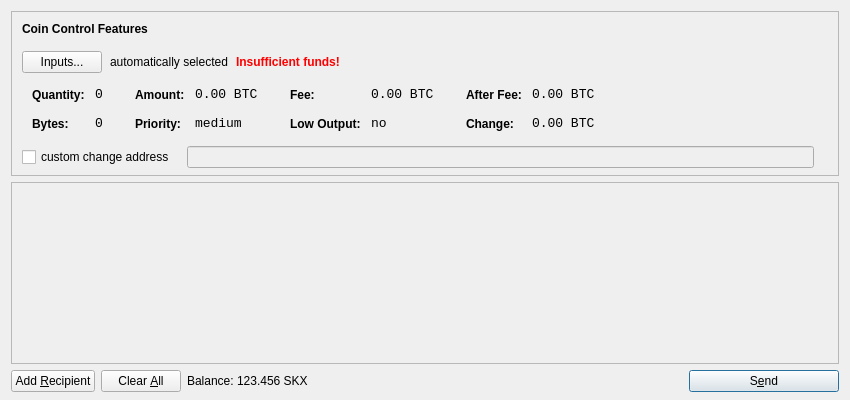
<?xml version="1.0" encoding="UTF-8"?>
<ui version="4.0">
 <class>SendCoinsDialog</class>
 <widget class="QDialog" name="SendCoinsDialog">
  <property name="geometry">
   <rect>
    <x>0</x>
    <y>0</y>
    <width>850</width>
    <height>400</height>
   </rect>
  </property>
  <property name="windowTitle">
   <string>Send Coins</string>
  </property>
  <layout class="QVBoxLayout" name="verticalLayout" stretch="0,1,0">
   <property name="bottomMargin">
    <number>8</number>
   </property>
   <item>
    <widget class="QFrame" name="frameCoinControl">
     <property name="sizePolicy">
      <sizepolicy hsizetype="Expanding" vsizetype="Expanding">
       <horstretch>0</horstretch>
       <verstretch>0</verstretch>
      </sizepolicy>
     </property>
     <property name="maximumSize">
      <size>
       <width>16777215</width>
       <height>16777215</height>
      </size>
     </property>
     <property name="frameShape">
      <enum>QFrame::StyledPanel</enum>
     </property>
     <property name="frameShadow">
      <enum>QFrame::Sunken</enum>
     </property>
     <layout class="QVBoxLayout" name="verticalLayoutCoinControl2">
      <property name="spacing">
       <number>-1</number>
      </property>
      <property name="leftMargin">
       <number>0</number>
      </property>
      <property name="topMargin">
       <number>0</number>
      </property>
      <property name="rightMargin">
       <number>0</number>
      </property>
      <property name="bottomMargin">
       <number>6</number>
      </property>
      <item>
       <layout class="QVBoxLayout" name="verticalLayoutCoinControl" stretch="0,0,0,0,1">
        <property name="spacing">
         <number>0</number>
        </property>
        <property name="leftMargin">
         <number>10</number>
        </property>
        <property name="topMargin">
         <number>10</number>
        </property>
        <item>
         <layout class="QHBoxLayout" name="horizontalLayoutCoinControl1">
          <property name="bottomMargin">
           <number>15</number>
          </property>
          <item>
           <widget class="QLabel" name="labelCoinControlFeatures">
            <property name="sizePolicy">
             <sizepolicy hsizetype="Preferred" vsizetype="Maximum">
              <horstretch>0</horstretch>
              <verstretch>0</verstretch>
             </sizepolicy>
            </property>
            <property name="font">
             <font>
              <weight>75</weight>
              <bold>true</bold>
             </font>
            </property>
            <property name="styleSheet">
             <string notr="true">font-weight:bold;</string>
            </property>
            <property name="text">
             <string>Coin Control Features</string>
            </property>
           </widget>
          </item>
         </layout>
        </item>
        <item>
         <layout class="QHBoxLayout" name="horizontalLayoutCoinControl2" stretch="0,0,0,0">
          <property name="spacing">
           <number>8</number>
          </property>
          <property name="bottomMargin">
           <number>10</number>
          </property>
          <item>
           <widget class="QPushButton" name="pushButtonCoinControl">
            <property name="styleSheet">
             <string notr="true"/>
            </property>
            <property name="text">
             <string>Inputs...</string>
            </property>
           </widget>
          </item>
          <item>
           <widget class="QLabel" name="labelCoinControlAutomaticallySelected">
            <property name="text">
             <string>automatically selected</string>
            </property>
            <property name="margin">
             <number>5</number>
            </property>
           </widget>
          </item>
          <item>
           <widget class="QLabel" name="labelCoinControlInsuffFunds">
            <property name="font">
             <font>
              <weight>75</weight>
              <bold>true</bold>
             </font>
            </property>
            <property name="styleSheet">
             <string notr="true">color:red;font-weight:bold;</string>
            </property>
            <property name="text">
             <string>Insufficient funds!</string>
            </property>
            <property name="margin">
             <number>5</number>
            </property>
           </widget>
          </item>
          <item>
           <spacer name="horizontalSpacerCoinControl">
            <property name="orientation">
             <enum>Qt::Horizontal</enum>
            </property>
            <property name="sizeHint" stdset="0">
             <size>
              <width>40</width>
              <height>1</height>
             </size>
            </property>
           </spacer>
          </item>
         </layout>
        </item>
        <item>
         <widget class="QWidget" name="widgetCoinControl" native="true">
          <property name="sizePolicy">
           <sizepolicy hsizetype="Preferred" vsizetype="Preferred">
            <horstretch>0</horstretch>
            <verstretch>0</verstretch>
           </sizepolicy>
          </property>
          <property name="minimumSize">
           <size>
            <width>0</width>
            <height>0</height>
           </size>
          </property>
          <property name="styleSheet">
           <string notr="true"/>
          </property>
          <layout class="QHBoxLayout" name="horizontalLayoutCoinControl5">
           <property name="margin">
            <number>0</number>
           </property>
           <item>
            <layout class="QHBoxLayout" name="horizontalLayoutCoinControl3" stretch="0,0,0,1">
             <property name="spacing">
              <number>20</number>
             </property>
             <property name="topMargin">
              <number>0</number>
             </property>
             <property name="bottomMargin">
              <number>10</number>
             </property>
             <item>
              <layout class="QFormLayout" name="formLayoutCoinControl1">
               <property name="horizontalSpacing">
                <number>10</number>
               </property>
               <property name="verticalSpacing">
                <number>14</number>
               </property>
               <property name="leftMargin">
                <number>10</number>
               </property>
               <property name="topMargin">
                <number>4</number>
               </property>
               <property name="rightMargin">
                <number>6</number>
               </property>
               <item row="0" column="0">
                <widget class="QLabel" name="labelCoinControlQuantityText">
                 <property name="styleSheet">
                  <string notr="true">font-weight:bold;</string>
                 </property>
                 <property name="text">
                  <string>Quantity:</string>
                 </property>
                 <property name="margin">
                  <number>0</number>
                 </property>
                </widget>
               </item>
               <item row="0" column="1">
                <widget class="QLabel" name="labelCoinControlQuantity">
                 <property name="font">
                  <font>
                   <family>Monospace</family>
                   <pointsize>10</pointsize>
                  </font>
                 </property>
                 <property name="cursor">
                  <cursorShape>IBeamCursor</cursorShape>
                 </property>
                 <property name="contextMenuPolicy">
                  <enum>Qt::ActionsContextMenu</enum>
                 </property>
                 <property name="text">
                  <string notr="true">0</string>
                 </property>
                 <property name="margin">
                  <number>0</number>
                 </property>
                 <property name="textInteractionFlags">
                  <set>Qt::LinksAccessibleByMouse|Qt::TextSelectableByKeyboard|Qt::TextSelectableByMouse</set>
                 </property>
                </widget>
               </item>
               <item row="1" column="0">
                <widget class="QLabel" name="labelCoinControlBytesText">
                 <property name="styleSheet">
                  <string notr="true">font-weight:bold;</string>
                 </property>
                 <property name="text">
                  <string>Bytes:</string>
                 </property>
                </widget>
               </item>
               <item row="1" column="1">
                <widget class="QLabel" name="labelCoinControlBytes">
                 <property name="font">
                  <font>
                   <family>Monospace</family>
                   <pointsize>10</pointsize>
                  </font>
                 </property>
                 <property name="cursor">
                  <cursorShape>IBeamCursor</cursorShape>
                 </property>
                 <property name="contextMenuPolicy">
                  <enum>Qt::ActionsContextMenu</enum>
                 </property>
                 <property name="text">
                  <string notr="true">0</string>
                 </property>
                 <property name="textInteractionFlags">
                  <set>Qt::LinksAccessibleByMouse|Qt::TextSelectableByKeyboard|Qt::TextSelectableByMouse</set>
                 </property>
                </widget>
               </item>
              </layout>
             </item>
             <item>
              <layout class="QFormLayout" name="formLayoutCoinControl2">
               <property name="horizontalSpacing">
                <number>10</number>
               </property>
               <property name="verticalSpacing">
                <number>14</number>
               </property>
               <property name="leftMargin">
                <number>6</number>
               </property>
               <property name="topMargin">
                <number>4</number>
               </property>
               <property name="rightMargin">
                <number>6</number>
               </property>
               <item row="0" column="0">
                <widget class="QLabel" name="labelCoinControlAmountText">
                 <property name="styleSheet">
                  <string notr="true">font-weight:bold;</string>
                 </property>
                 <property name="text">
                  <string>Amount:</string>
                 </property>
                 <property name="margin">
                  <number>0</number>
                 </property>
                </widget>
               </item>
               <item row="0" column="1">
                <widget class="QLabel" name="labelCoinControlAmount">
                 <property name="font">
                  <font>
                   <family>Monospace</family>
                   <pointsize>10</pointsize>
                  </font>
                 </property>
                 <property name="cursor">
                  <cursorShape>IBeamCursor</cursorShape>
                 </property>
                 <property name="contextMenuPolicy">
                  <enum>Qt::ActionsContextMenu</enum>
                 </property>
                 <property name="text">
                  <string notr="true">0.00 BTC</string>
                 </property>
                 <property name="textInteractionFlags">
                  <set>Qt::LinksAccessibleByMouse|Qt::TextSelectableByKeyboard|Qt::TextSelectableByMouse</set>
                 </property>
                </widget>
               </item>
               <item row="1" column="0">
                <widget class="QLabel" name="labelCoinControlPriorityText">
                 <property name="styleSheet">
                  <string notr="true">font-weight:bold;</string>
                 </property>
                 <property name="text">
                  <string>Priority:</string>
                 </property>
                </widget>
               </item>
               <item row="1" column="1">
                <widget class="QLabel" name="labelCoinControlPriority">
                 <property name="font">
                  <font>
                   <family>Monospace</family>
                   <pointsize>10</pointsize>
                  </font>
                 </property>
                 <property name="cursor">
                  <cursorShape>IBeamCursor</cursorShape>
                 </property>
                 <property name="contextMenuPolicy">
                  <enum>Qt::ActionsContextMenu</enum>
                 </property>
                 <property name="text">
                  <string>medium</string>
                 </property>
                 <property name="textInteractionFlags">
                  <set>Qt::LinksAccessibleByMouse|Qt::TextSelectableByKeyboard|Qt::TextSelectableByMouse</set>
                 </property>
                </widget>
               </item>
              </layout>
             </item>
             <item>
              <layout class="QFormLayout" name="formLayoutCoinControl3">
               <property name="horizontalSpacing">
                <number>10</number>
               </property>
               <property name="verticalSpacing">
                <number>14</number>
               </property>
               <property name="leftMargin">
                <number>6</number>
               </property>
               <property name="topMargin">
                <number>4</number>
               </property>
               <property name="rightMargin">
                <number>6</number>
               </property>
               <item row="0" column="0">
                <widget class="QLabel" name="labelCoinControlFeeText">
                 <property name="styleSheet">
                  <string notr="true">font-weight:bold;</string>
                 </property>
                 <property name="text">
                  <string>Fee:</string>
                 </property>
                 <property name="margin">
                  <number>0</number>
                 </property>
                </widget>
               </item>
               <item row="0" column="1">
                <widget class="QLabel" name="labelCoinControlFee">
                 <property name="font">
                  <font>
                   <family>Monospace</family>
                   <pointsize>10</pointsize>
                  </font>
                 </property>
                 <property name="cursor">
                  <cursorShape>IBeamCursor</cursorShape>
                 </property>
                 <property name="contextMenuPolicy">
                  <enum>Qt::ActionsContextMenu</enum>
                 </property>
                 <property name="text">
                  <string notr="true">0.00 BTC</string>
                 </property>
                 <property name="textInteractionFlags">
                  <set>Qt::LinksAccessibleByMouse|Qt::TextSelectableByKeyboard|Qt::TextSelectableByMouse</set>
                 </property>
                </widget>
               </item>
               <item row="1" column="0">
                <widget class="QLabel" name="labelCoinControlLowOutputText">
                 <property name="styleSheet">
                  <string notr="true">font-weight:bold;</string>
                 </property>
                 <property name="text">
                  <string>Low Output:</string>
                 </property>
                </widget>
               </item>
               <item row="1" column="1">
                <widget class="QLabel" name="labelCoinControlLowOutput">
                 <property name="font">
                  <font>
                   <family>Monospace</family>
                   <pointsize>10</pointsize>
                  </font>
                 </property>
                 <property name="cursor">
                  <cursorShape>IBeamCursor</cursorShape>
                 </property>
                 <property name="contextMenuPolicy">
                  <enum>Qt::ActionsContextMenu</enum>
                 </property>
                 <property name="text">
                  <string>no</string>
                 </property>
                 <property name="textInteractionFlags">
                  <set>Qt::LinksAccessibleByMouse|Qt::TextSelectableByKeyboard|Qt::TextSelectableByMouse</set>
                 </property>
                </widget>
               </item>
              </layout>
             </item>
             <item>
              <layout class="QFormLayout" name="formLayoutCoinControl4">
               <property name="horizontalSpacing">
                <number>10</number>
               </property>
               <property name="verticalSpacing">
                <number>14</number>
               </property>
               <property name="leftMargin">
                <number>6</number>
               </property>
               <property name="topMargin">
                <number>4</number>
               </property>
               <property name="rightMargin">
                <number>6</number>
               </property>
               <item row="0" column="0">
                <widget class="QLabel" name="labelCoinControlAfterFeeText">
                 <property name="styleSheet">
                  <string notr="true">font-weight:bold;</string>
                 </property>
                 <property name="text">
                  <string>After Fee:</string>
                 </property>
                 <property name="margin">
                  <number>0</number>
                 </property>
                </widget>
               </item>
               <item row="0" column="1">
                <widget class="QLabel" name="labelCoinControlAfterFee">
                 <property name="font">
                  <font>
                   <family>Monospace</family>
                   <pointsize>10</pointsize>
                  </font>
                 </property>
                 <property name="cursor">
                  <cursorShape>IBeamCursor</cursorShape>
                 </property>
                 <property name="contextMenuPolicy">
                  <enum>Qt::ActionsContextMenu</enum>
                 </property>
                 <property name="text">
                  <string notr="true">0.00 BTC</string>
                 </property>
                 <property name="textInteractionFlags">
                  <set>Qt::LinksAccessibleByMouse|Qt::TextSelectableByKeyboard|Qt::TextSelectableByMouse</set>
                 </property>
                </widget>
               </item>
               <item row="1" column="0">
                <widget class="QLabel" name="labelCoinControlChangeText">
                 <property name="styleSheet">
                  <string notr="true">font-weight:bold;</string>
                 </property>
                 <property name="text">
                  <string>Change:</string>
                 </property>
                </widget>
               </item>
               <item row="1" column="1">
                <widget class="QLabel" name="labelCoinControlChange">
                 <property name="font">
                  <font>
                   <family>Monospace</family>
                   <pointsize>10</pointsize>
                  </font>
                 </property>
                 <property name="cursor">
                  <cursorShape>IBeamCursor</cursorShape>
                 </property>
                 <property name="contextMenuPolicy">
                  <enum>Qt::ActionsContextMenu</enum>
                 </property>
                 <property name="text">
                  <string notr="true">0.00 BTC</string>
                 </property>
                 <property name="textInteractionFlags">
                  <set>Qt::LinksAccessibleByMouse|Qt::TextSelectableByKeyboard|Qt::TextSelectableByMouse</set>
                 </property>
                </widget>
               </item>
              </layout>
             </item>
            </layout>
           </item>
          </layout>
         </widget>
        </item>
        <item>
         <layout class="QHBoxLayout" name="horizontalLayoutCoinControl4" stretch="0,0,0">
          <property name="spacing">
           <number>12</number>
          </property>
          <property name="sizeConstraint">
           <enum>QLayout::SetDefaultConstraint</enum>
          </property>
          <property name="topMargin">
           <number>5</number>
          </property>
          <property name="rightMargin">
           <number>5</number>
          </property>
          <item>
           <widget class="QCheckBox" name="checkBoxCoinControlChange">
            <property name="text">
             <string>custom change address</string>
            </property>
           </widget>
          </item>
          <item>
           <widget class="QLineEdit" name="lineEditCoinControlChange">
            <property name="enabled">
             <bool>false</bool>
            </property>
            <property name="sizePolicy">
             <sizepolicy hsizetype="Expanding" vsizetype="Fixed">
              <horstretch>0</horstretch>
              <verstretch>0</verstretch>
             </sizepolicy>
            </property>
           </widget>
          </item>
          <item>
           <widget class="QLabel" name="labelCoinControlChangeLabel">
            <property name="sizePolicy">
             <sizepolicy hsizetype="Preferred" vsizetype="Expanding">
              <horstretch>0</horstretch>
              <verstretch>0</verstretch>
             </sizepolicy>
            </property>
            <property name="minimumSize">
             <size>
              <width>0</width>
              <height>0</height>
             </size>
            </property>
            <property name="text">
             <string/>
            </property>
            <property name="margin">
             <number>3</number>
            </property>
           </widget>
          </item>
         </layout>
        </item>
        <item>
         <spacer name="verticalSpacerCoinControl">
          <property name="orientation">
           <enum>Qt::Vertical</enum>
          </property>
          <property name="sizeHint" stdset="0">
           <size>
            <width>800</width>
            <height>1</height>
           </size>
          </property>
         </spacer>
        </item>
       </layout>
      </item>
     </layout>
    </widget>
   </item>
   <item>
    <widget class="QScrollArea" name="scrollArea">
     <property name="widgetResizable">
      <bool>true</bool>
     </property>
     <widget class="QWidget" name="scrollAreaWidgetContents">
      <property name="geometry">
       <rect>
        <x>0</x>
        <y>0</y>
        <width>830</width>
        <height>165</height>
       </rect>
      </property>
      <layout class="QVBoxLayout" name="verticalLayout_2">
       <property name="margin">
        <number>0</number>
       </property>
       <item>
        <layout class="QVBoxLayout" name="entries">
         <property name="spacing">
          <number>6</number>
         </property>
        </layout>
       </item>
       <item>
        <spacer name="verticalSpacer">
         <property name="orientation">
          <enum>Qt::Vertical</enum>
         </property>
         <property name="sizeHint" stdset="0">
          <size>
           <width>20</width>
           <height>40</height>
          </size>
         </property>
        </spacer>
       </item>
      </layout>
     </widget>
    </widget>
   </item>
   <item>
    <layout class="QHBoxLayout" name="horizontalLayout">
     <item>
      <widget class="QPushButton" name="addButton">
       <property name="toolTip">
        <string>Send to multiple recipients at once</string>
       </property>
       <property name="text">
        <string>Add &amp;Recipient</string>
       </property>
       <property name="icon">
        <iconset resource="../bitcoin.qrc">
         <normaloff>:/icons/add</normaloff>:/icons/add</iconset>
       </property>
       <property name="autoDefault">
        <bool>false</bool>
       </property>
      </widget>
     </item>
     <item>
      <widget class="QPushButton" name="clearButton">
       <property name="sizePolicy">
        <sizepolicy hsizetype="Minimum" vsizetype="Fixed">
         <horstretch>0</horstretch>
         <verstretch>0</verstretch>
        </sizepolicy>
       </property>
       <property name="toolTip">
        <string>Remove all transaction fields</string>
       </property>
       <property name="text">
        <string>Clear &amp;All</string>
       </property>
       <property name="icon">
        <iconset resource="../bitcoin.qrc">
         <normaloff>:/icons/remove</normaloff>:/icons/remove</iconset>
       </property>
       <property name="autoRepeatDelay">
        <number>300</number>
       </property>
       <property name="autoDefault">
        <bool>false</bool>
       </property>
      </widget>
     </item>
     <item>
      <layout class="QHBoxLayout" name="horizontalLayout_2">
       <property name="spacing">
        <number>3</number>
       </property>
       <item>
        <widget class="QLabel" name="label">
         <property name="text">
          <string>Balance:</string>
         </property>
        </widget>
       </item>
       <item>
        <widget class="QLabel" name="labelBalance">
         <property name="cursor">
          <cursorShape>IBeamCursor</cursorShape>
         </property>
         <property name="text">
          <string>123.456 SKX</string>
         </property>
         <property name="textInteractionFlags">
          <set>Qt::LinksAccessibleByMouse|Qt::TextSelectableByKeyboard|Qt::TextSelectableByMouse</set>
         </property>
        </widget>
       </item>
      </layout>
     </item>
     <item>
      <spacer name="horizontalSpacer">
       <property name="orientation">
        <enum>Qt::Horizontal</enum>
       </property>
       <property name="sizeHint" stdset="0">
        <size>
         <width>40</width>
         <height>20</height>
        </size>
       </property>
      </spacer>
     </item>
     <item>
      <widget class="QPushButton" name="sendButton">
       <property name="minimumSize">
        <size>
         <width>150</width>
         <height>0</height>
        </size>
       </property>
       <property name="toolTip">
        <string>Confirm the send action</string>
       </property>
       <property name="text">
        <string>S&amp;end</string>
       </property>
       <property name="icon">
        <iconset resource="../bitcoin.qrc">
         <normaloff>:/icons/send</normaloff>:/icons/send</iconset>
       </property>
       <property name="default">
        <bool>true</bool>
       </property>
      </widget>
     </item>
    </layout>
   </item>
  </layout>
 </widget>
 <resources>
  <include location="../bitcoin.qrc"/>
 </resources>
 <connections/>
</ui>
